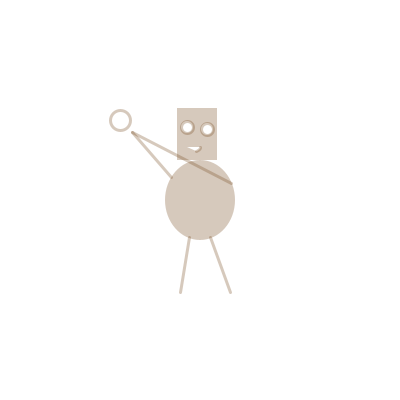
Frame 1 (no input)
Frame 60 (the mouse pressed at the canvas centre just before this capture): identical to frame 1, image omitted
Frame 120 (the mouse held since frame 60 and released just before this capture): identical to frame 1, image omitted

The Processing sketch that drew this single still picture (run headless with seeded random() and noise(); from frame 60 on, the mouse is pressed at the canvas centre):

// Processing sketch: sketch_1
// ── sketch_1.pde
void setup() {
  size(400, 400);
}

void draw() {
  background(255);

  fill(120, 77, 32, 77);
  noStroke();

  // body
  ellipse(200, 200, 70, 80);
  rect(177, 108, 40, 52);

  stroke(120, 77, 32, 77);
  strokeWeight(3);

  // arms & legs
  line(171, 177, 132, 132);
  line(231, 183, 132, 132);
  line(189, 237, 180, 292);
  line(210, 237, 230, 292);

  fill(255);

  // face
  ellipse(120, 120, 20, 20);
  ellipse(187,127,12,12);
  ellipse(207,129,12,12);
  arc(187, 147, 27, 12, 0, PI/4.0);
}
